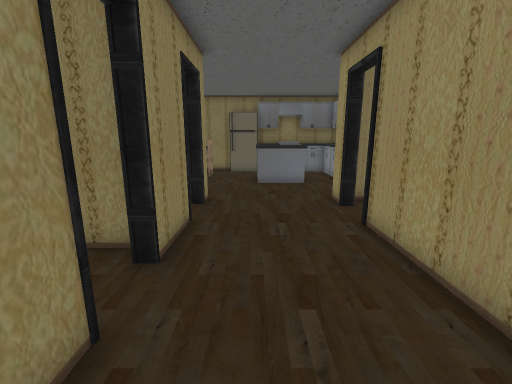
view 1 (above)

17 first-person views from a walk through a level from a Godot 3-D game. The camera is 1.2 m above the floor, tilts 12° down and sees 90° across. The floor is counted in squares, 0.5 m on a side. Each view is taken from the middle of a square. On the plan, view 1 faces up. The plan holds only what a view shows up to about 17 squares ahead; the rest is blank. The place goes on beyond the plan.

view 2
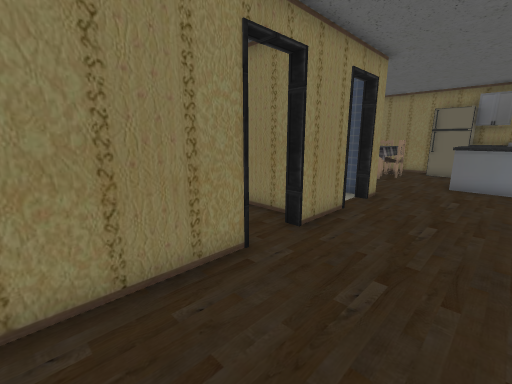

view 3
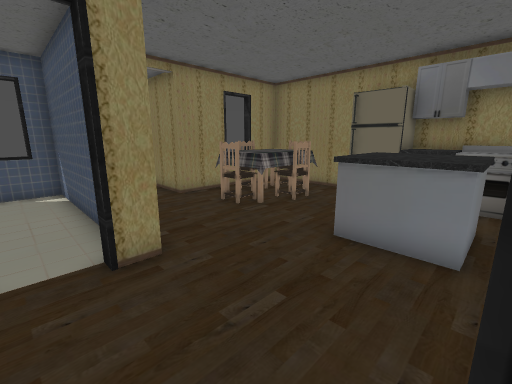

view 4
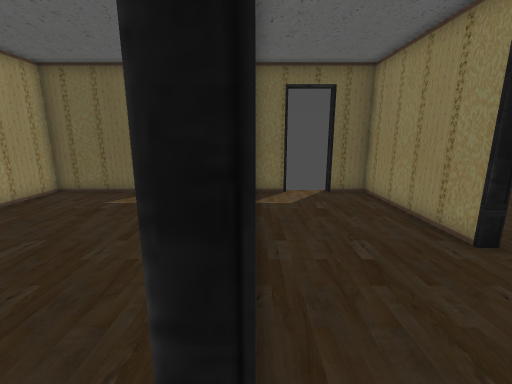

view 5
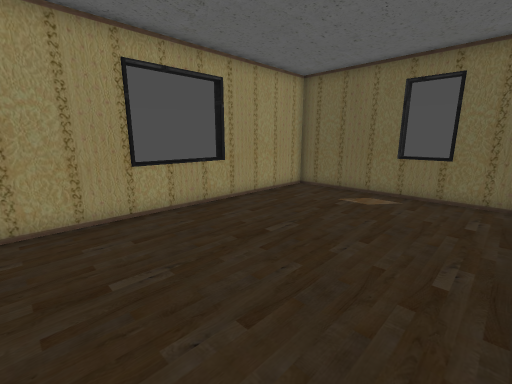

view 6
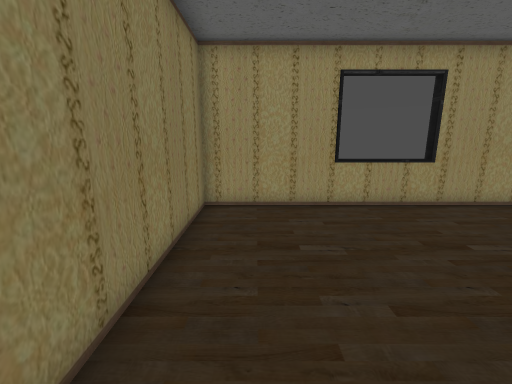

view 7
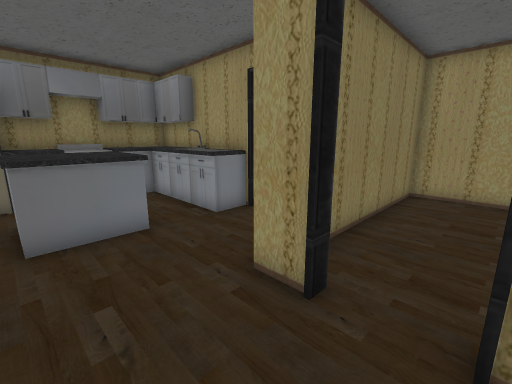

view 8
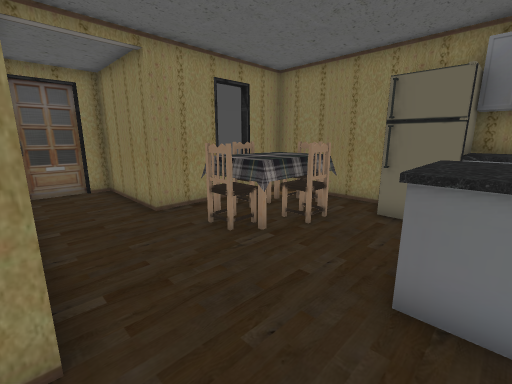

view 9
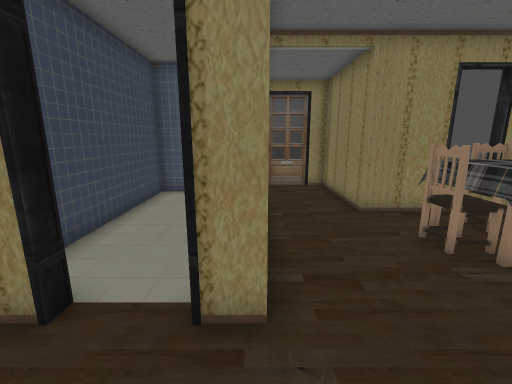

view 10
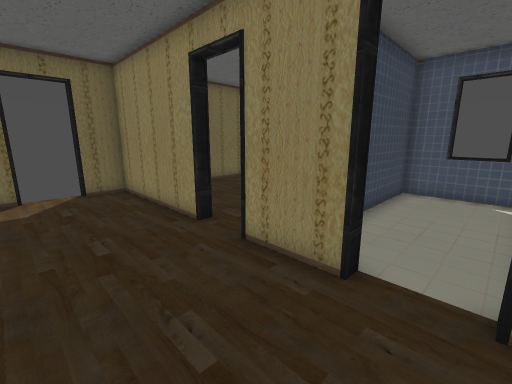

view 11
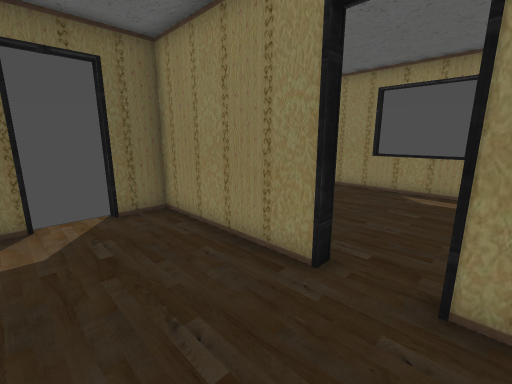

view 12
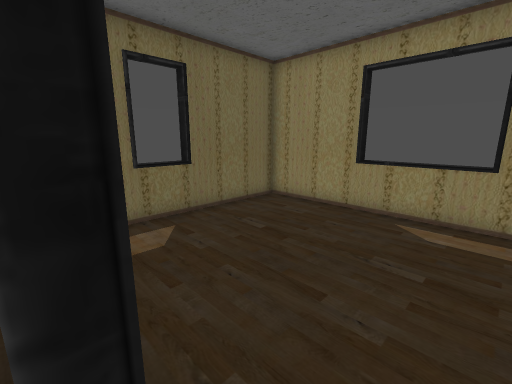

view 13
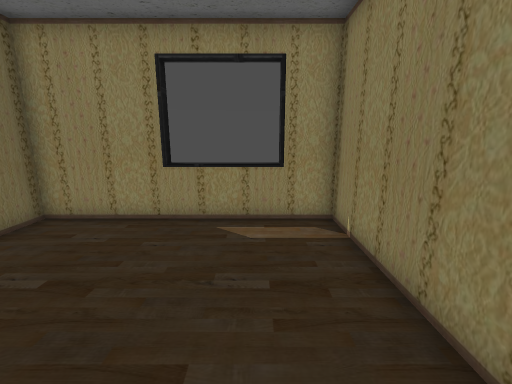

view 14
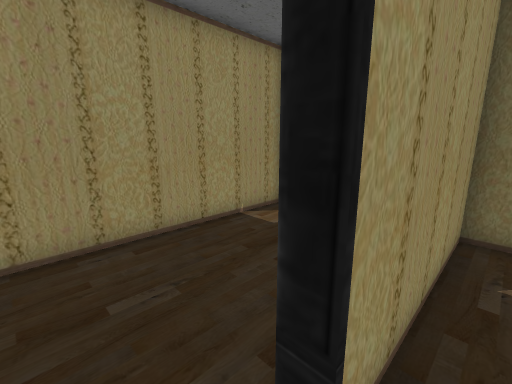

view 15
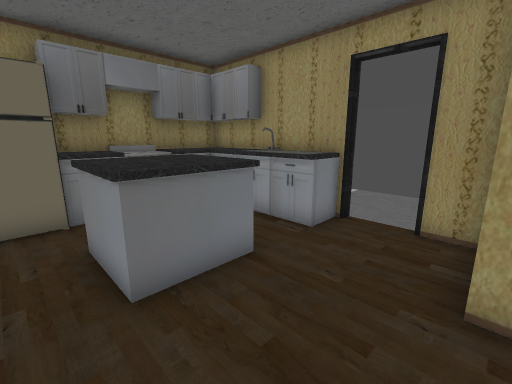

view 16
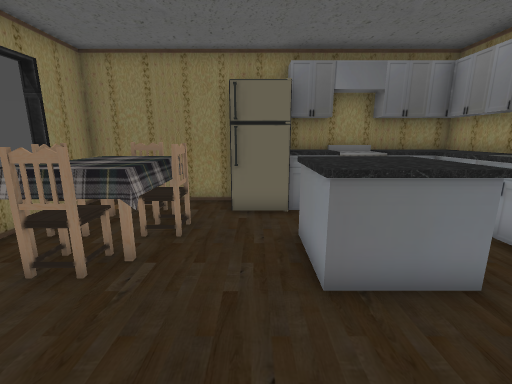

view 17
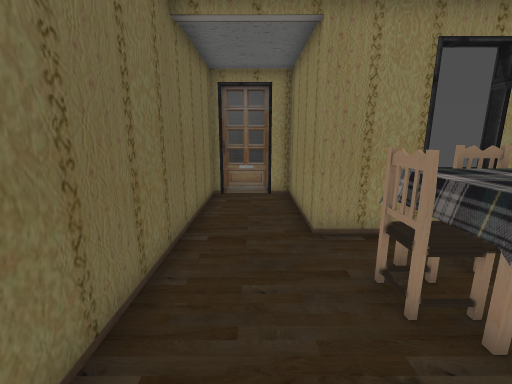

### Floor plan
Key: @ floor where view 1 was taken; # wall or solid block; x gap in a wall; . main floor; - floor 0.25 m lower than the main floor; = window, fence, low wall or low ledge; ^ raised ledge.
Columns run from 12 left of view 1 to 12 right of it. Each row starts with its distance up from view 1.
 20             #######
 19      ########=^^=##
 18     ##=^^=###^^^^^#
 17     #=^^^x...  ..^#
 16     ##^^^x..^^^^.^#
 15      #^^^x..^^^^.^#   ---
 14    ###xxx=..^^^^.^^ -----
 13 #####.............. -----
 12 #.................. ---
 11 #.................#
 10 ###########....##########
  9  ##............##.......#
  8  #=.....................#
  7  ##.......#....#........#
  6  ##########....#........#
  5  ##########....#........#
  4  ##............#........=
  3  #=............#........=
  2  #=.......#....#........#
  1  #=.......#....#........#
  0  ##.......#.@..#........#
 -1  ##.......#....#........#
 -2   #.......#....#........#
 -3   ####==####..##  =######
 -4      #####  ..x #####
 -5             --

Where each view was taken, in squares from view 1:
view 1: 0 up, 0 right, facing up
view 2: 1 down, 2 right, facing up-left
view 3: 8 up, 3 right, facing up-left
view 4: 8 up, 3 right, facing down
view 5: 8 up, 4 right, facing down-right
view 6: 8 up, 3 right, facing right
view 7: 7 up, 0 right, facing up-right
view 8: 10 up, 1 right, facing up-left
view 9: 10 up, 1 right, facing left
view 10: 9 up, 2 right, facing down-left
view 11: 5 up, 2 right, facing down-left
view 12: 4 up, 2 left, facing down-left
view 13: 3 up, 3 left, facing left
view 14: 4 up, 3 left, facing down-right
view 15: 10 up, 1 left, facing up-right
view 16: 10 up, 1 left, facing up
view 17: 12 up, 1 left, facing left
